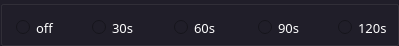
  <widget class="QGroupBox" name="groupBox">
   <property name="geometry">
    <rect>
     <x>160</x>
     <y>90</y>
     <width>399</width>
     <height>46</height>
    </rect>
   </property>
   <property name="palette">
    <palette>
     <active>
      <colorrole role="WindowText">
       <brush brushstyle="SolidPattern">
        <color alpha="255">
         <red>255</red>
         <green>255</green>
         <blue>255</blue>
        </color>
       </brush>
      </colorrole>
      <colorrole role="Button">
       <brush brushstyle="SolidPattern">
        <color alpha="255">
         <red>32</red>
         <green>30</green>
         <blue>41</blue>
        </color>
       </brush>
      </colorrole>
      <colorrole role="Text">
       <brush brushstyle="SolidPattern">
        <color alpha="255">
         <red>255</red>
         <green>255</green>
         <blue>255</blue>
        </color>
       </brush>
      </colorrole>
      <colorrole role="ButtonText">
       <brush brushstyle="SolidPattern">
        <color alpha="255">
         <red>255</red>
         <green>255</green>
         <blue>255</blue>
        </color>
       </brush>
      </colorrole>
      <colorrole role="Base">
       <brush brushstyle="SolidPattern">
        <color alpha="255">
         <red>32</red>
         <green>30</green>
         <blue>41</blue>
        </color>
       </brush>
      </colorrole>
      <colorrole role="Window">
       <brush brushstyle="SolidPattern">
        <color alpha="255">
         <red>32</red>
         <green>30</green>
         <blue>41</blue>
        </color>
       </brush>
      </colorrole>
     </active>
     <inactive>
      <colorrole role="WindowText">
       <brush brushstyle="SolidPattern">
        <color alpha="255">
         <red>255</red>
         <green>255</green>
         <blue>255</blue>
        </color>
       </brush>
      </colorrole>
      <colorrole role="Button">
       <brush brushstyle="SolidPattern">
        <color alpha="255">
         <red>32</red>
         <green>30</green>
         <blue>41</blue>
        </color>
       </brush>
      </colorrole>
      <colorrole role="Text">
       <brush brushstyle="SolidPattern">
        <color alpha="255">
         <red>255</red>
         <green>255</green>
         <blue>255</blue>
        </color>
       </brush>
      </colorrole>
      <colorrole role="ButtonText">
       <brush brushstyle="SolidPattern">
        <color alpha="255">
         <red>255</red>
         <green>255</green>
         <blue>255</blue>
        </color>
       </brush>
      </colorrole>
      <colorrole role="Base">
       <brush brushstyle="SolidPattern">
        <color alpha="255">
         <red>32</red>
         <green>30</green>
         <blue>41</blue>
        </color>
       </brush>
      </colorrole>
      <colorrole role="Window">
       <brush brushstyle="SolidPattern">
        <color alpha="255">
         <red>32</red>
         <green>30</green>
         <blue>41</blue>
        </color>
       </brush>
      </colorrole>
     </inactive>
     <disabled>
      <colorrole role="WindowText">
       <brush brushstyle="SolidPattern">
        <color alpha="255">
         <red>255</red>
         <green>255</green>
         <blue>255</blue>
        </color>
       </brush>
      </colorrole>
      <colorrole role="Button">
       <brush brushstyle="SolidPattern">
        <color alpha="255">
         <red>32</red>
         <green>30</green>
         <blue>41</blue>
        </color>
       </brush>
      </colorrole>
      <colorrole role="Text">
       <brush brushstyle="SolidPattern">
        <color alpha="255">
         <red>255</red>
         <green>255</green>
         <blue>255</blue>
        </color>
       </brush>
      </colorrole>
      <colorrole role="ButtonText">
       <brush brushstyle="SolidPattern">
        <color alpha="255">
         <red>255</red>
         <green>255</green>
         <blue>255</blue>
        </color>
       </brush>
      </colorrole>
      <colorrole role="Base">
       <brush brushstyle="SolidPattern">
        <color alpha="255">
         <red>32</red>
         <green>30</green>
         <blue>41</blue>
        </color>
       </brush>
      </colorrole>
      <colorrole role="Window">
       <brush brushstyle="SolidPattern">
        <color alpha="255">
         <red>32</red>
         <green>30</green>
         <blue>41</blue>
        </color>
       </brush>
      </colorrole>
     </disabled>
    </palette>
   </property>
   <property name="title">
    <string notr="true"/>
   </property>
   <property name="alignment">
    <set>Qt::AlignLeading|Qt::AlignLeft|Qt::AlignVCenter</set>
   </property>
   <widget class="QRadioButton" name="radioButton">
    <property name="geometry">
     <rect>
      <x>16</x>
      <y>14</y>
      <width>41</width>
      <height>27</height>
     </rect>
    </property>
    <property name="palette">
     <palette>
      <active>
       <colorrole role="WindowText">
        <brush brushstyle="SolidPattern">
         <color alpha="255">
          <red>255</red>
          <green>255</green>
          <blue>255</blue>
         </color>
        </brush>
       </colorrole>
       <colorrole role="Button">
        <brush brushstyle="SolidPattern">
         <color alpha="255">
          <red>32</red>
          <green>30</green>
          <blue>41</blue>
         </color>
        </brush>
       </colorrole>
       <colorrole role="Text">
        <brush brushstyle="SolidPattern">
         <color alpha="255">
          <red>255</red>
          <green>255</green>
          <blue>255</blue>
         </color>
        </brush>
       </colorrole>
       <colorrole role="ButtonText">
        <brush brushstyle="SolidPattern">
         <color alpha="255">
          <red>255</red>
          <green>255</green>
          <blue>255</blue>
         </color>
        </brush>
       </colorrole>
       <colorrole role="Base">
        <brush brushstyle="SolidPattern">
         <color alpha="255">
          <red>32</red>
          <green>30</green>
          <blue>41</blue>
         </color>
        </brush>
       </colorrole>
       <colorrole role="Window">
        <brush brushstyle="SolidPattern">
         <color alpha="255">
          <red>32</red>
          <green>30</green>
          <blue>41</blue>
         </color>
        </brush>
       </colorrole>
      </active>
      <inactive>
       <colorrole role="WindowText">
        <brush brushstyle="SolidPattern">
         <color alpha="255">
          <red>255</red>
          <green>255</green>
          <blue>255</blue>
         </color>
        </brush>
       </colorrole>
       <colorrole role="Button">
        <brush brushstyle="SolidPattern">
         <color alpha="255">
          <red>32</red>
          <green>30</green>
          <blue>41</blue>
         </color>
        </brush>
       </colorrole>
       <colorrole role="Text">
        <brush brushstyle="SolidPattern">
         <color alpha="255">
          <red>255</red>
          <green>255</green>
          <blue>255</blue>
         </color>
        </brush>
       </colorrole>
       <colorrole role="ButtonText">
        <brush brushstyle="SolidPattern">
         <color alpha="255">
          <red>255</red>
          <green>255</green>
          <blue>255</blue>
         </color>
        </brush>
       </colorrole>
       <colorrole role="Base">
        <brush brushstyle="SolidPattern">
         <color alpha="255">
          <red>32</red>
          <green>30</green>
          <blue>41</blue>
         </color>
        </brush>
       </colorrole>
       <colorrole role="Window">
        <brush brushstyle="SolidPattern">
         <color alpha="255">
          <red>32</red>
          <green>30</green>
          <blue>41</blue>
         </color>
        </brush>
       </colorrole>
      </inactive>
      <disabled>
       <colorrole role="WindowText">
        <brush brushstyle="SolidPattern">
         <color alpha="255">
          <red>255</red>
          <green>255</green>
          <blue>255</blue>
         </color>
        </brush>
       </colorrole>
       <colorrole role="Button">
        <brush brushstyle="SolidPattern">
         <color alpha="255">
          <red>32</red>
          <green>30</green>
          <blue>41</blue>
         </color>
        </brush>
       </colorrole>
       <colorrole role="Text">
        <brush brushstyle="SolidPattern">
         <color alpha="255">
          <red>255</red>
          <green>255</green>
          <blue>255</blue>
         </color>
        </brush>
       </colorrole>
       <colorrole role="ButtonText">
        <brush brushstyle="SolidPattern">
         <color alpha="255">
          <red>255</red>
          <green>255</green>
          <blue>255</blue>
         </color>
        </brush>
       </colorrole>
       <colorrole role="Base">
        <brush brushstyle="SolidPattern">
         <color alpha="255">
          <red>32</red>
          <green>30</green>
          <blue>41</blue>
         </color>
        </brush>
       </colorrole>
       <colorrole role="Window">
        <brush brushstyle="SolidPattern">
         <color alpha="255">
          <red>32</red>
          <green>30</green>
          <blue>41</blue>
         </color>
        </brush>
       </colorrole>
      </disabled>
     </palette>
    </property>
    <property name="font">
     <font>
      <family>ADMUI3Lg</family>
      <pointsize>10</pointsize>
     </font>
    </property>
    <property name="autoFillBackground">
     <bool>false</bool>
    </property>
    <property name="styleSheet">
     <string notr="true">border-color: rgb(255, 170, 0);</string>
    </property>
    <property name="text">
     <string>off</string>
    </property>
   </widget>
   <widget class="QRadioButton" name="radioButton_2">
    <property name="geometry">
     <rect>
      <x>92</x>
      <y>14</y>
      <width>47</width>
      <height>27</height>
     </rect>
    </property>
    <property name="palette">
     <palette>
      <active>
       <colorrole role="WindowText">
        <brush brushstyle="SolidPattern">
         <color alpha="255">
          <red>255</red>
          <green>255</green>
          <blue>255</blue>
         </color>
        </brush>
       </colorrole>
       <colorrole role="Button">
        <brush brushstyle="SolidPattern">
         <color alpha="255">
          <red>32</red>
          <green>30</green>
          <blue>41</blue>
         </color>
        </brush>
       </colorrole>
       <colorrole role="Text">
        <brush brushstyle="SolidPattern">
         <color alpha="255">
          <red>255</red>
          <green>255</green>
          <blue>255</blue>
         </color>
        </brush>
       </colorrole>
       <colorrole role="ButtonText">
        <brush brushstyle="SolidPattern">
         <color alpha="255">
          <red>255</red>
          <green>255</green>
          <blue>255</blue>
         </color>
        </brush>
       </colorrole>
       <colorrole role="Base">
        <brush brushstyle="SolidPattern">
         <color alpha="255">
          <red>32</red>
          <green>30</green>
          <blue>41</blue>
         </color>
        </brush>
       </colorrole>
       <colorrole role="Window">
        <brush brushstyle="SolidPattern">
         <color alpha="255">
          <red>32</red>
          <green>30</green>
          <blue>41</blue>
         </color>
        </brush>
       </colorrole>
       <colorrole role="HighlightedText">
        <brush brushstyle="SolidPattern">
         <color alpha="255">
          <red>255</red>
          <green>170</green>
          <blue>0</blue>
         </color>
        </brush>
       </colorrole>
      </active>
      <inactive>
       <colorrole role="WindowText">
        <brush brushstyle="SolidPattern">
         <color alpha="255">
          <red>255</red>
          <green>255</green>
          <blue>255</blue>
         </color>
        </brush>
       </colorrole>
       <colorrole role="Button">
        <brush brushstyle="SolidPattern">
         <color alpha="255">
          <red>32</red>
          <green>30</green>
          <blue>41</blue>
         </color>
        </brush>
       </colorrole>
       <colorrole role="Text">
        <brush brushstyle="SolidPattern">
         <color alpha="255">
          <red>255</red>
          <green>255</green>
          <blue>255</blue>
         </color>
        </brush>
       </colorrole>
       <colorrole role="ButtonText">
        <brush brushstyle="SolidPattern">
         <color alpha="255">
          <red>255</red>
          <green>255</green>
          <blue>255</blue>
         </color>
        </brush>
       </colorrole>
       <colorrole role="Base">
        <brush brushstyle="SolidPattern">
         <color alpha="255">
          <red>32</red>
          <green>30</green>
          <blue>41</blue>
         </color>
        </brush>
       </colorrole>
       <colorrole role="Window">
        <brush brushstyle="SolidPattern">
         <color alpha="255">
          <red>32</red>
          <green>30</green>
          <blue>41</blue>
         </color>
        </brush>
       </colorrole>
       <colorrole role="HighlightedText">
        <brush brushstyle="SolidPattern">
         <color alpha="255">
          <red>255</red>
          <green>170</green>
          <blue>0</blue>
         </color>
        </brush>
       </colorrole>
      </inactive>
      <disabled>
       <colorrole role="WindowText">
        <brush brushstyle="SolidPattern">
         <color alpha="255">
          <red>255</red>
          <green>255</green>
          <blue>255</blue>
         </color>
        </brush>
       </colorrole>
       <colorrole role="Button">
        <brush brushstyle="SolidPattern">
         <color alpha="255">
          <red>32</red>
          <green>30</green>
          <blue>41</blue>
         </color>
        </brush>
       </colorrole>
       <colorrole role="Text">
        <brush brushstyle="SolidPattern">
         <color alpha="255">
          <red>255</red>
          <green>255</green>
          <blue>255</blue>
         </color>
        </brush>
       </colorrole>
       <colorrole role="ButtonText">
        <brush brushstyle="SolidPattern">
         <color alpha="255">
          <red>255</red>
          <green>255</green>
          <blue>255</blue>
         </color>
        </brush>
       </colorrole>
       <colorrole role="Base">
        <brush brushstyle="SolidPattern">
         <color alpha="255">
          <red>32</red>
          <green>30</green>
          <blue>41</blue>
         </color>
        </brush>
       </colorrole>
       <colorrole role="Window">
        <brush brushstyle="SolidPattern">
         <color alpha="255">
          <red>32</red>
          <green>30</green>
          <blue>41</blue>
         </color>
        </brush>
       </colorrole>
       <colorrole role="HighlightedText">
        <brush brushstyle="SolidPattern">
         <color alpha="255">
          <red>255</red>
          <green>170</green>
          <blue>0</blue>
         </color>
        </brush>
       </colorrole>
      </disabled>
     </palette>
    </property>
    <property name="font">
     <font>
      <family>ADMUI3Lg</family>
      <pointsize>10</pointsize>
     </font>
    </property>
    <property name="styleSheet">
     <string notr="true">selection-color: rgb(255, 170, 0);</string>
    </property>
    <property name="text">
     <string>30s</string>
    </property>
   </widget>
   <widget class="QRadioButton" name="radioButton_3">
    <property name="geometry">
     <rect>
      <x>174</x>
      <y>14</y>
      <width>53</width>
      <height>27</height>
     </rect>
    </property>
    <property name="palette">
     <palette>
      <active>
       <colorrole role="WindowText">
        <brush brushstyle="SolidPattern">
         <color alpha="255">
          <red>255</red>
          <green>255</green>
          <blue>255</blue>
         </color>
        </brush>
       </colorrole>
       <colorrole role="Button">
        <brush brushstyle="SolidPattern">
         <color alpha="255">
          <red>32</red>
          <green>30</green>
          <blue>41</blue>
         </color>
        </brush>
       </colorrole>
       <colorrole role="Text">
        <brush brushstyle="SolidPattern">
         <color alpha="255">
          <red>255</red>
          <green>255</green>
          <blue>255</blue>
         </color>
        </brush>
       </colorrole>
       <colorrole role="ButtonText">
        <brush brushstyle="SolidPattern">
         <color alpha="255">
          <red>255</red>
          <green>255</green>
          <blue>255</blue>
         </color>
        </brush>
       </colorrole>
       <colorrole role="Base">
        <brush brushstyle="SolidPattern">
         <color alpha="255">
          <red>32</red>
          <green>30</green>
          <blue>41</blue>
         </color>
        </brush>
       </colorrole>
       <colorrole role="Window">
        <brush brushstyle="SolidPattern">
         <color alpha="255">
          <red>32</red>
          <green>30</green>
          <blue>41</blue>
         </color>
        </brush>
       </colorrole>
      </active>
      <inactive>
       <colorrole role="WindowText">
        <brush brushstyle="SolidPattern">
         <color alpha="255">
          <red>255</red>
          <green>255</green>
          <blue>255</blue>
         </color>
        </brush>
       </colorrole>
       <colorrole role="Button">
        <brush brushstyle="SolidPattern">
         <color alpha="255">
          <red>32</red>
          <green>30</green>
          <blue>41</blue>
         </color>
        </brush>
       </colorrole>
       <colorrole role="Text">
        <brush brushstyle="SolidPattern">
         <color alpha="255">
          <red>255</red>
          <green>255</green>
          <blue>255</blue>
         </color>
        </brush>
       </colorrole>
       <colorrole role="ButtonText">
        <brush brushstyle="SolidPattern">
         <color alpha="255">
          <red>255</red>
          <green>255</green>
          <blue>255</blue>
         </color>
        </brush>
       </colorrole>
       <colorrole role="Base">
        <brush brushstyle="SolidPattern">
         <color alpha="255">
          <red>32</red>
          <green>30</green>
          <blue>41</blue>
         </color>
        </brush>
       </colorrole>
       <colorrole role="Window">
        <brush brushstyle="SolidPattern">
         <color alpha="255">
          <red>32</red>
          <green>30</green>
          <blue>41</blue>
         </color>
        </brush>
       </colorrole>
      </inactive>
      <disabled>
       <colorrole role="WindowText">
        <brush brushstyle="SolidPattern">
         <color alpha="255">
          <red>255</red>
          <green>255</green>
          <blue>255</blue>
         </color>
        </brush>
       </colorrole>
       <colorrole role="Button">
        <brush brushstyle="SolidPattern">
         <color alpha="255">
          <red>32</red>
          <green>30</green>
          <blue>41</blue>
         </color>
        </brush>
       </colorrole>
       <colorrole role="Text">
        <brush brushstyle="SolidPattern">
         <color alpha="255">
          <red>255</red>
          <green>255</green>
          <blue>255</blue>
         </color>
        </brush>
       </colorrole>
       <colorrole role="ButtonText">
        <brush brushstyle="SolidPattern">
         <color alpha="255">
          <red>255</red>
          <green>255</green>
          <blue>255</blue>
         </color>
        </brush>
       </colorrole>
       <colorrole role="Base">
        <brush brushstyle="SolidPattern">
         <color alpha="255">
          <red>32</red>
          <green>30</green>
          <blue>41</blue>
         </color>
        </brush>
       </colorrole>
       <colorrole role="Window">
        <brush brushstyle="SolidPattern">
         <color alpha="255">
          <red>32</red>
          <green>30</green>
          <blue>41</blue>
         </color>
        </brush>
       </colorrole>
      </disabled>
     </palette>
    </property>
    <property name="font">
     <font>
      <family>ADMUI3Lg</family>
      <pointsize>10</pointsize>
     </font>
    </property>
    <property name="text">
     <string>60s</string>
    </property>
   </widget>
   <widget class="QRadioButton" name="radioButton_4">
    <property name="geometry">
     <rect>
      <x>258</x>
      <y>14</y>
      <width>51</width>
      <height>27</height>
     </rect>
    </property>
    <property name="palette">
     <palette>
      <active>
       <colorrole role="WindowText">
        <brush brushstyle="SolidPattern">
         <color alpha="255">
          <red>255</red>
          <green>255</green>
          <blue>255</blue>
         </color>
        </brush>
       </colorrole>
       <colorrole role="Button">
        <brush brushstyle="SolidPattern">
         <color alpha="255">
          <red>32</red>
          <green>30</green>
          <blue>41</blue>
         </color>
        </brush>
       </colorrole>
       <colorrole role="Text">
        <brush brushstyle="SolidPattern">
         <color alpha="255">
          <red>255</red>
          <green>255</green>
          <blue>255</blue>
         </color>
        </brush>
       </colorrole>
       <colorrole role="ButtonText">
        <brush brushstyle="SolidPattern">
         <color alpha="255">
          <red>255</red>
          <green>255</green>
          <blue>255</blue>
         </color>
        </brush>
       </colorrole>
       <colorrole role="Base">
        <brush brushstyle="SolidPattern">
         <color alpha="255">
          <red>32</red>
          <green>30</green>
          <blue>41</blue>
         </color>
        </brush>
       </colorrole>
       <colorrole role="Window">
        <brush brushstyle="SolidPattern">
         <color alpha="255">
          <red>32</red>
          <green>30</green>
          <blue>41</blue>
         </color>
        </brush>
       </colorrole>
      </active>
      <inactive>
       <colorrole role="WindowText">
        <brush brushstyle="SolidPattern">
         <color alpha="255">
          <red>255</red>
          <green>255</green>
          <blue>255</blue>
         </color>
        </brush>
       </colorrole>
       <colorrole role="Button">
        <brush brushstyle="SolidPattern">
         <color alpha="255">
          <red>32</red>
          <green>30</green>
          <blue>41</blue>
         </color>
        </brush>
       </colorrole>
       <colorrole role="Text">
        <brush brushstyle="SolidPattern">
         <color alpha="255">
          <red>255</red>
          <green>255</green>
          <blue>255</blue>
         </color>
        </brush>
       </colorrole>
       <colorrole role="ButtonText">
        <brush brushstyle="SolidPattern">
         <color alpha="255">
          <red>255</red>
          <green>255</green>
          <blue>255</blue>
         </color>
        </brush>
       </colorrole>
       <colorrole role="Base">
        <brush brushstyle="SolidPattern">
         <color alpha="255">
          <red>32</red>
          <green>30</green>
          <blue>41</blue>
         </color>
        </brush>
       </colorrole>
       <colorrole role="Window">
        <brush brushstyle="SolidPattern">
         <color alpha="255">
          <red>32</red>
          <green>30</green>
          <blue>41</blue>
         </color>
        </brush>
       </colorrole>
      </inactive>
      <disabled>
       <colorrole role="WindowText">
        <brush brushstyle="SolidPattern">
         <color alpha="255">
          <red>255</red>
          <green>255</green>
          <blue>255</blue>
         </color>
        </brush>
       </colorrole>
       <colorrole role="Button">
        <brush brushstyle="SolidPattern">
         <color alpha="255">
          <red>32</red>
          <green>30</green>
          <blue>41</blue>
         </color>
        </brush>
       </colorrole>
       <colorrole role="Text">
        <brush brushstyle="SolidPattern">
         <color alpha="255">
          <red>255</red>
          <green>255</green>
          <blue>255</blue>
         </color>
        </brush>
       </colorrole>
       <colorrole role="ButtonText">
        <brush brushstyle="SolidPattern">
         <color alpha="255">
          <red>255</red>
          <green>255</green>
          <blue>255</blue>
         </color>
        </brush>
       </colorrole>
       <colorrole role="Base">
        <brush brushstyle="SolidPattern">
         <color alpha="255">
          <red>32</red>
          <green>30</green>
          <blue>41</blue>
         </color>
        </brush>
       </colorrole>
       <colorrole role="Window">
        <brush brushstyle="SolidPattern">
         <color alpha="255">
          <red>32</red>
          <green>30</green>
          <blue>41</blue>
         </color>
        </brush>
       </colorrole>
      </disabled>
     </palette>
    </property>
    <property name="font">
     <font>
      <family>ADMUI3Lg</family>
      <pointsize>10</pointsize>
     </font>
    </property>
    <property name="text">
     <string>90s</string>
    </property>
   </widget>
   <widget class="QRadioButton" name="radioButton_5">
    <property name="geometry">
     <rect>
      <x>338</x>
      <y>14</y>
      <width>51</width>
      <height>27</height>
     </rect>
    </property>
    <property name="palette">
     <palette>
      <active>
       <colorrole role="WindowText">
        <brush brushstyle="SolidPattern">
         <color alpha="255">
          <red>255</red>
          <green>255</green>
          <blue>255</blue>
         </color>
        </brush>
       </colorrole>
       <colorrole role="Button">
        <brush brushstyle="SolidPattern">
         <color alpha="255">
          <red>32</red>
          <green>30</green>
          <blue>41</blue>
         </color>
        </brush>
       </colorrole>
       <colorrole role="Text">
        <brush brushstyle="SolidPattern">
         <color alpha="255">
          <red>255</red>
          <green>255</green>
          <blue>255</blue>
         </color>
        </brush>
       </colorrole>
       <colorrole role="ButtonText">
        <brush brushstyle="SolidPattern">
         <color alpha="255">
          <red>255</red>
          <green>255</green>
          <blue>255</blue>
         </color>
        </brush>
       </colorrole>
       <colorrole role="Base">
        <brush brushstyle="SolidPattern">
         <color alpha="255">
          <red>32</red>
          <green>30</green>
          <blue>41</blue>
         </color>
        </brush>
       </colorrole>
       <colorrole role="Window">
        <brush brushstyle="SolidPattern">
         <color alpha="255">
          <red>32</red>
          <green>30</green>
          <blue>41</blue>
         </color>
        </brush>
       </colorrole>
      </active>
      <inactive>
       <colorrole role="WindowText">
        <brush brushstyle="SolidPattern">
         <color alpha="255">
          <red>255</red>
          <green>255</green>
          <blue>255</blue>
         </color>
        </brush>
       </colorrole>
       <colorrole role="Button">
        <brush brushstyle="SolidPattern">
         <color alpha="255">
          <red>32</red>
          <green>30</green>
          <blue>41</blue>
         </color>
        </brush>
       </colorrole>
       <colorrole role="Text">
        <brush brushstyle="SolidPattern">
         <color alpha="255">
          <red>255</red>
          <green>255</green>
          <blue>255</blue>
         </color>
        </brush>
       </colorrole>
       <colorrole role="ButtonText">
        <brush brushstyle="SolidPattern">
         <color alpha="255">
          <red>255</red>
          <green>255</green>
          <blue>255</blue>
         </color>
        </brush>
       </colorrole>
       <colorrole role="Base">
        <brush brushstyle="SolidPattern">
         <color alpha="255">
          <red>32</red>
          <green>30</green>
          <blue>41</blue>
         </color>
        </brush>
       </colorrole>
       <colorrole role="Window">
        <brush brushstyle="SolidPattern">
         <color alpha="255">
          <red>32</red>
          <green>30</green>
          <blue>41</blue>
         </color>
        </brush>
       </colorrole>
      </inactive>
      <disabled>
       <colorrole role="WindowText">
        <brush brushstyle="SolidPattern">
         <color alpha="255">
          <red>255</red>
          <green>255</green>
          <blue>255</blue>
         </color>
        </brush>
       </colorrole>
       <colorrole role="Button">
        <brush brushstyle="SolidPattern">
         <color alpha="255">
          <red>32</red>
          <green>30</green>
          <blue>41</blue>
         </color>
        </brush>
       </colorrole>
       <colorrole role="Text">
        <brush brushstyle="SolidPattern">
         <color alpha="255">
          <red>255</red>
          <green>255</green>
          <blue>255</blue>
         </color>
        </brush>
       </colorrole>
       <colorrole role="ButtonText">
        <brush brushstyle="SolidPattern">
         <color alpha="255">
          <red>255</red>
          <green>255</green>
          <blue>255</blue>
         </color>
        </brush>
       </colorrole>
       <colorrole role="Base">
        <brush brushstyle="SolidPattern">
         <color alpha="255">
          <red>32</red>
          <green>30</green>
          <blue>41</blue>
         </color>
        </brush>
       </colorrole>
       <colorrole role="Window">
        <brush brushstyle="SolidPattern">
         <color alpha="255">
          <red>32</red>
          <green>30</green>
          <blue>41</blue>
         </color>
        </brush>
       </colorrole>
      </disabled>
     </palette>
    </property>
    <property name="font">
     <font>
      <family>ADMUI3Lg</family>
      <pointsize>10</pointsize>
     </font>
    </property>
    <property name="text">
     <string>120s</string>
    </property>
   </widget>
  </widget>
